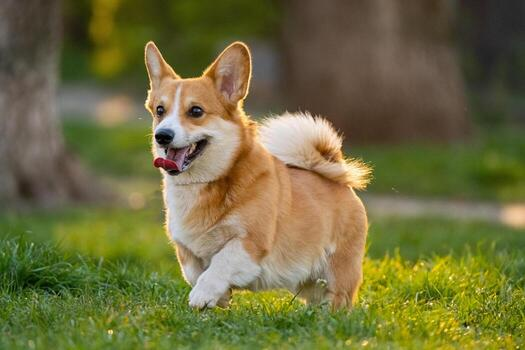
#> input picture 0_data/dog_img1.jpg, 525 x 350 px
$ jupyter execute 12_image_border.ipynb
#> lines starting #> are read from the running program, lines starting #| are printed output that depends on the picture
# Adding a border:
    - It means putting some extra pixels around the edges of your image. Think of it like framing a photo.

    - You can decide:

        - How wide the border is

        - What type of border you want

# How cv2.copyMakeBorder() Works

    - OpenCV takes your original image.

    - Makes a new bigger image.

    - Puts your original image in the center.

    - Fills the empty space around it with border pixels (depending on the type you choose).

# Border Types with Simple Examples
    - Constant Border (cv2.BORDER_CONSTANT)

        - Fills the border with a single color you choose.

        - Example: green frame around a picture

        - Layman Example: Like putting a colored frame around a painting.

    - Reflect Border (cv2.BORDER_REFLECT)

        - Mirrors the edge pixels.

        - Example: if the edge pixels are [10, 20, 30], the border becomes [30, 20, 10].

        - Layman Example: Like reflecting a photo in a mirror around its edges.

    - Replicate Border (cv2.BORDER_REPLICATE)

        - Repeats the edge pixels.

        - Example: if the edge pixel is 50, the border becomes [50, 50, 50, …].

[cell 1]
import cv2 as cv
import matplotlib.pyplot as plt

img = cv.imread("0_data/dog_img1.jpg")
#> img is the input picture: shape (350, 525, 3); mean B, G, R 62.3, 108.9, 112.2
img = cv.cvtColor(img, cv.COLOR_BGR2RGB)

border = cv.copyMakeBorder(img, 20,20,20,20, cv.BORDER_CONSTANT, value= (0,255,0))
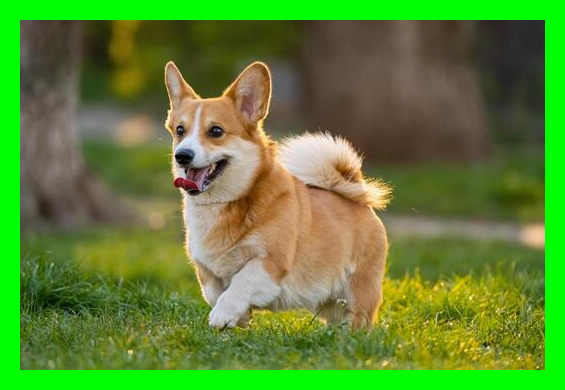
#> border: shape (390, 565, 3); mean R, G, B 93.5, 133.1, 51.9

plt.imshow(border)

[cell 2]
# Applying border around the image
border2 = cv.copyMakeBorder(img,100,100,200,200,cv.BORDER_REFLECT)
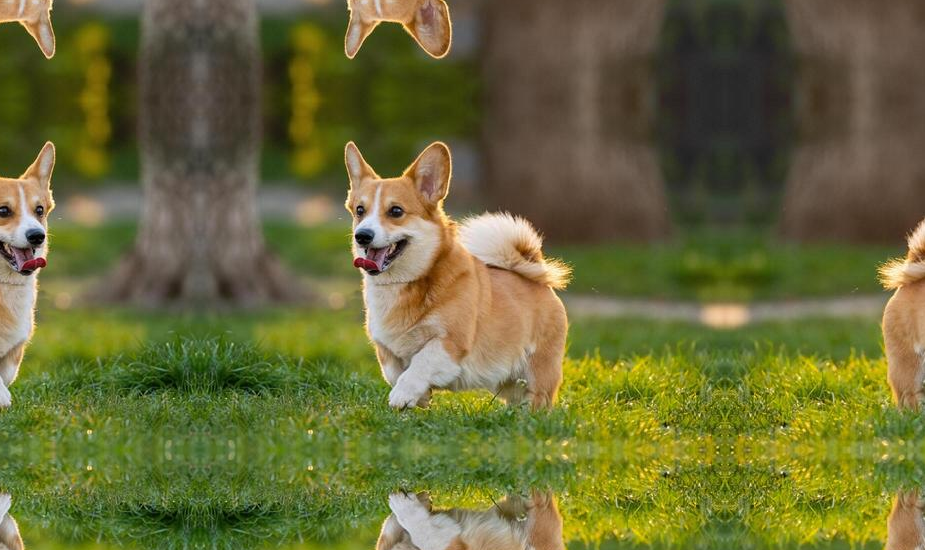
#> border2: shape (550, 925, 3); mean R, G, B 105.4, 105.3, 55.4
plt.imshow(border2)

[cell 3]
# Applying border around the image
border3 = cv.copyMakeBorder(img,100,100,200,200,cv.BORDER_REPLICATE)
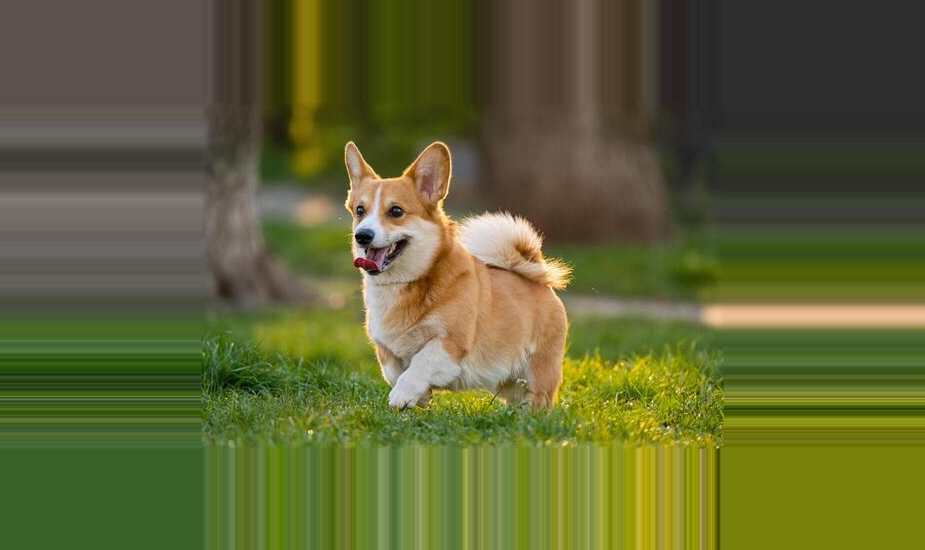
#> border3: shape (550, 925, 3); mean R, G, B 95.2, 99.2, 52.4
plt.imshow(border3)
